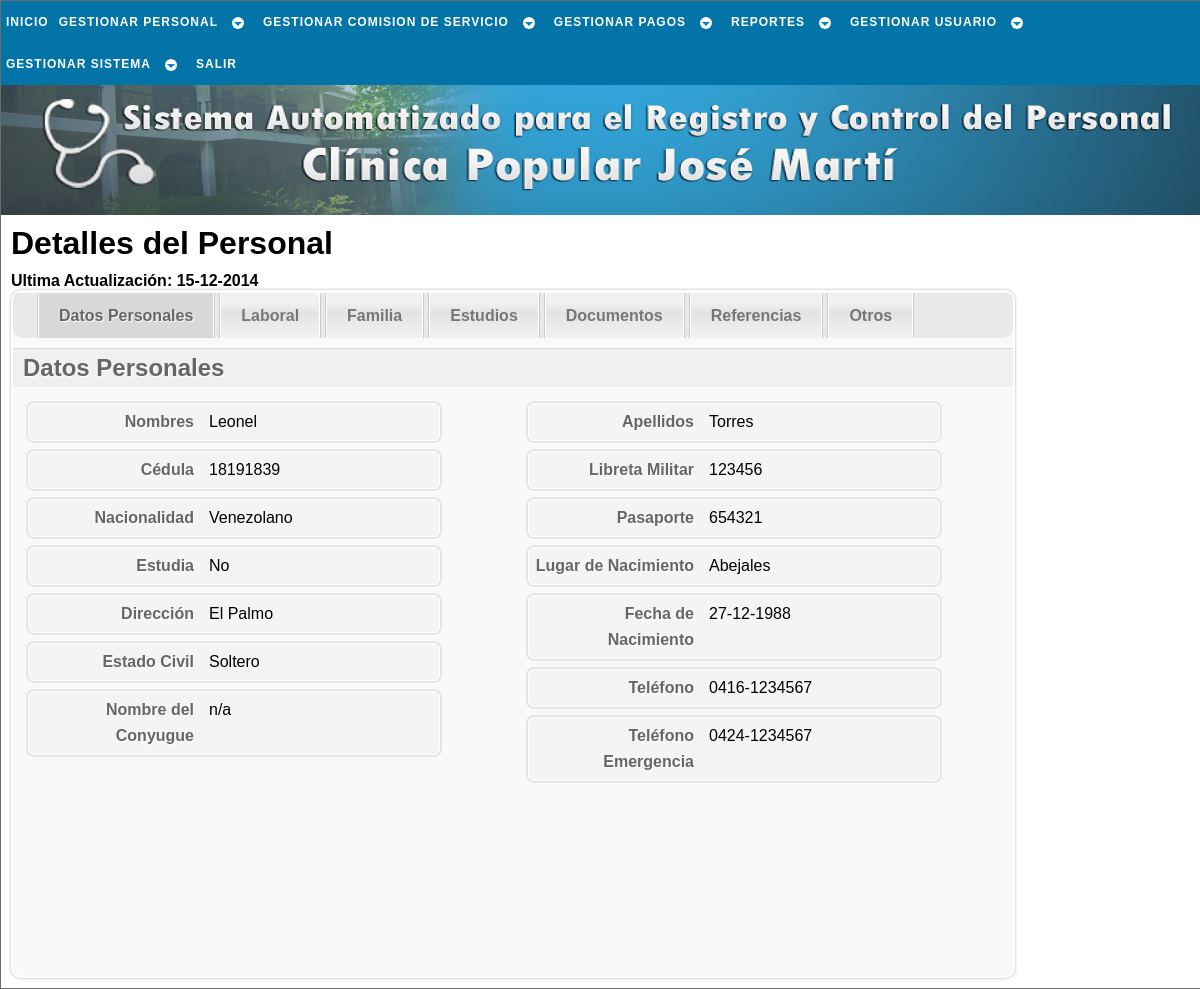
/php/trabajador/conslt_trabj_b.php?c=18191839 (signed in), run on an earlier commit of the app's database.
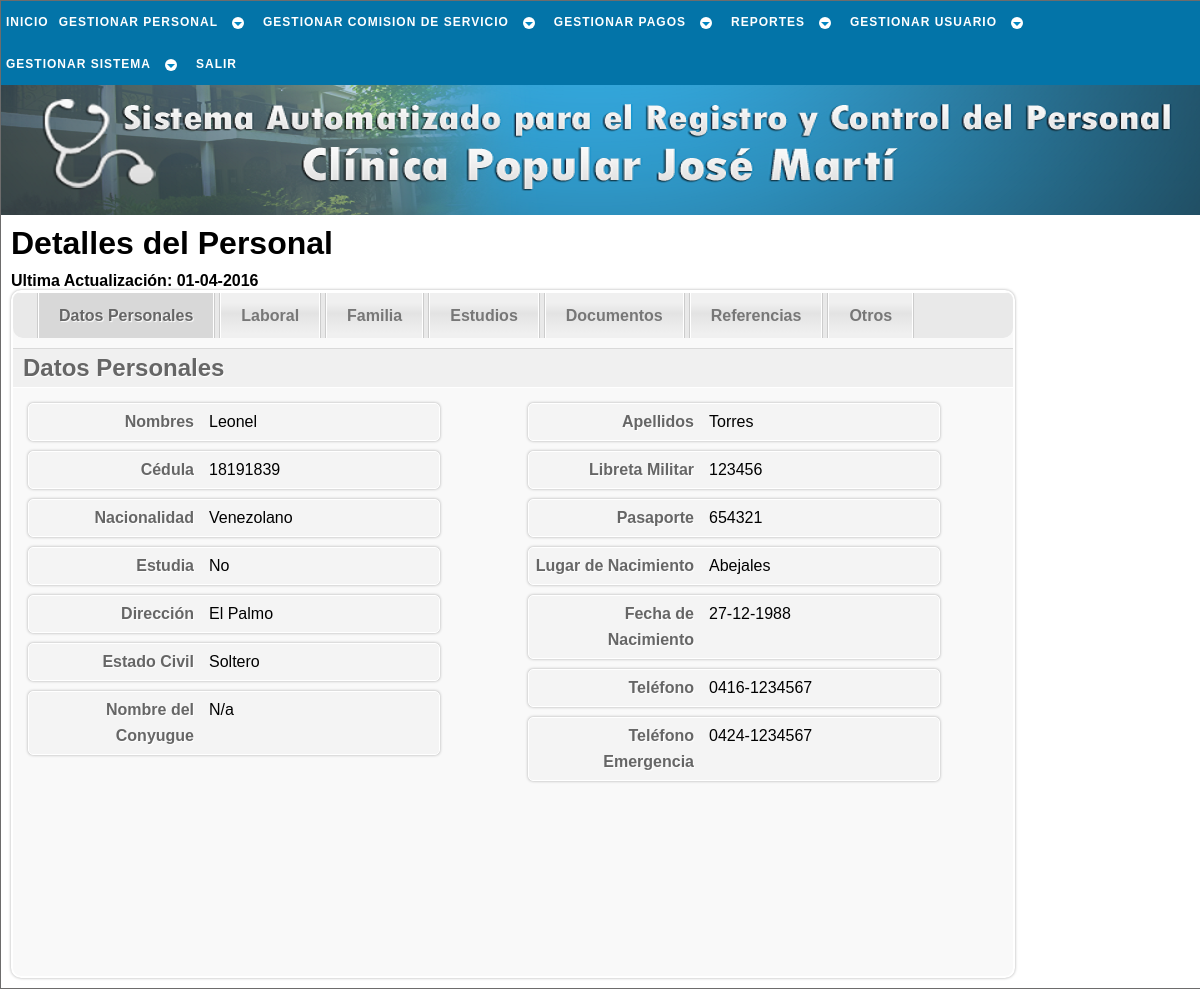
And on a later commit of the database.
### tables this page shows
CREATE TABLE `trabajador` (
  `cedula` int(12) NOT NULL,
  `nombre` varchar(30) NOT NULL,
  `apellido` varchar(30) NOT NULL,
  `ciudadania` varchar(15) NOT NULL,
  `pasaporte` varchar(30) NOT NULL,
  `libreta_militr` varchar(30) NOT NULL,
  `fe_nac` date NOT NULL,
  `lug_nac` varchar(30) NOT NULL,
  `est_civil` varchar(15) NOT NULL,
  `nconyugue` varchar(50) NOT NULL,
  `estudia` int(1) NOT NULL,
  `direccion` varchar(50) NOT NULL,
  `telefono` varchar(12) NOT NULL,
  `telefono_em` varchar(12) NOT NULL,
  `estado` tinyint(1) NOT NULL,
  `actualizado` date NOT NULL,
  PRIMARY KEY (`cedula`)
);

CREATE TABLE `uniforme` (
  `cedula` int(12) NOT NULL,
  `camisa` varchar(2) NOT NULL,
  `pantalon` int(2) NOT NULL,
  `calzado` int(2) NOT NULL,
  PRIMARY KEY (`cedula`),
  CONSTRAINT `uniforme_ibfk_1` FOREIGN KEY (`cedula`) REFERENCES `trabajador` (`cedula`) ON UPDATE CASCADE
);

### php/_sql/conslt_trabj_sql.php (called while the page is built, shortened)
<?php
	function conslt_completa_trb($cnx_bd){
		$cedula = $_GET['c'];
		$sql = "SELECT *
				  FROM trabajador
				  JOIN laboral ON laboral.cedula = trabajador.cedula
				  JOIN estudios ON estudios.cedula = trabajador.cedula
				  JOIN documentos ON documentos.cedula = trabajador.cedula
				  JOIN uniforme ON uniforme.cedula = trabajador.cedula
				  WHERE trabajador.cedula = '$cedula'";
		$resultado = $cnx_bd->query($sql);
		return $resultado;
	}
	function conslt_referencia($cnx_bd){
		$cedula = $_GET['c'];
		$sql = "SELECT * FROM referencia_personal WHERE cedula = '$cedula'";
		$resultado = $cnx_bd->query($sql);
		return $resultado;
	}
?>

### php/trabajador/conslt_trabj_b.php (the view, shortened to what the changed rows need)
<!DOCTYPE html PUBLIC "-//W3C//DTD XHTML 1.1//EN" "http://www.w3.org/TR/xhtml11/DTD/xhtml11.dtd" />
<html xmlns="http://www.w3.org/1999/xhtml" xml:lang="es" lang="es" dir="ltr">
	<head>
		<link rel="stylesheet" href="../../css/estilo.css" type="text/css" media="screen" />
    </head>
	<body>
		<div id="cuerpo">
			<div id="pagina">
				<?php
					$cnx_bd = conexion();
					include('../_sql/conslt_trabj_sql.php');
					$resultado = conslt_completa_trb($cnx_bd);
					$referencia = conslt_referencia($cnx_bd);
					$fila = $resultado->fetch_object();
					list($a,$m,$d) = explode("-",$fila->actualizado);
					if ($fila->estudia == 0) $estud = 'No'; else $estud = 'Si';
				?>
				<div id="content">
					<h1>Detalles del Personal</h1>
					<h4>Ultima Actualización: <?=$d.'-'.$m.'-'.$a; ?></h4>
					<div id="wrapper">
						<div id="navigation">
						</div>
						<div id="steps">
							<form id="formElem" name="formElem" action="#" method="post">
								<fieldset class="step">
									<div class='derecha'>
										<div class='campo'>
											<label class='rotulo'>Nombres</label>
											<span class="text_cons"><?=$fila->nombre?></span>
										</div>
										<div class='campo'>
											<label class='rotulo'>Cédula</label>
											<span class="text_cons"><?=$fila->cedula?></span>
										</div>
										<div class='campo'>
											<label class='rotulo'>Nacionalidad</label>
											<span class="text_cons"><?=$fila->ciudadania?></span>
										</div>
										<div class='campo'>
											<label class='rotulo'>Estudia</label>
											<span class="text_cons"><?=$estud?></span>
										</div>
										<div class='campo'>
											<label class='rotulo'>Dirección</label>
											<span class="text_cons"><?=$fila->direccion?></span>
										</div>
										<div class='campo'>
											<label class='rotulo'>Estado Civil</label>
											<span class="text_cons"><?=$fila->est_civil?></span>
										</div>
										<div class='campo'>
											<label class='rotulo'>Nombre del Conyugue</label>
											<span class="text_cons"><?=$fila->nconyugue?></span>
										</div>
									</div>
									<div class='izquierda'>
										<div class='campo'>
											<label class='rotulo'>Apellidos</label>
											<span class="text_cons"><?=$fila->apellido?></span>
										</div>
										<div class='campo'>
											<label class='rotulo'>Libreta Militar</label>
											<span class="text_cons"><?=$fila->libreta_militr?></span>
										</div>
										<div class='campo'>
											<label class='rotulo'>Pasaporte</label>
											<span class="text_cons"><?=$fila->pasaporte?></span>
										</div>
										<div class='campo'>
											<label class='rotulo'>Lugar de Nacimiento</label>
											<span class="text_cons"><?=$fila->lug_nac?></span>
										</div>
										<div class='campo'>
											<label class='rotulo'>Teléfono</label>
											<span class="text_cons"><?=$fila->telefono?></span>
										</div>
										<div class='campo'>
											<label class='rotulo'>Teléfono Emergencia</label>
											<span class="text_cons"><?=$fila->telefono_em?></span>
										</div>
									</div>
								</fieldset>
							</form>
						</div>
					</div>
				</div>
			</div>
		</div>
	</body>
</html>

What changed in the data, as far as the page shows it:
changed trabajador "Leonel": nconyugue "n/a" → "N/a"
Also different on the page:
$d: "15" → "01"
$m: "12" → "04"
$a: "2014" → "2016"
